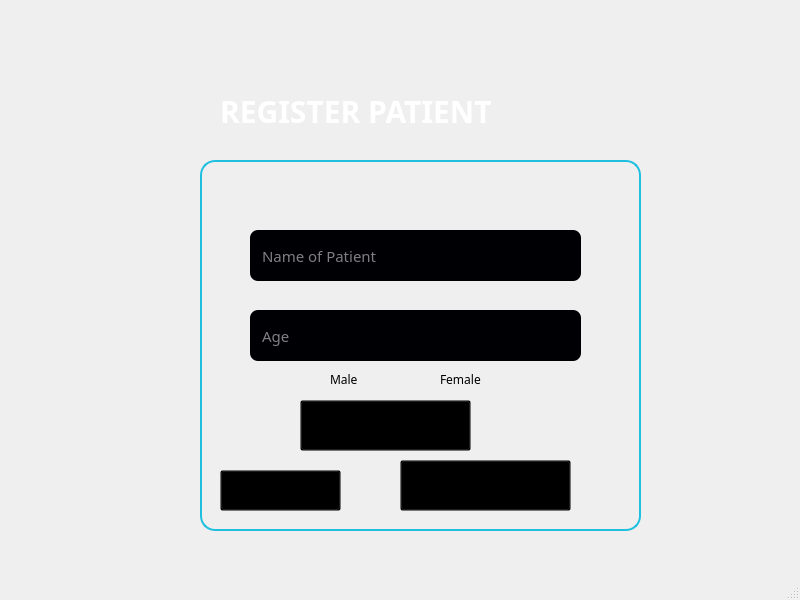
<?xml version="1.0" encoding="UTF-8"?>
<ui version="4.0">
 <class>screen3</class>
 <widget class="QMainWindow" name="screen3">
  <property name="geometry">
   <rect>
    <x>0</x>
    <y>0</y>
    <width>800</width>
    <height>600</height>
   </rect>
  </property>
  <property name="windowTitle">
   <string>MainWindow</string>
  </property>
  <widget class="QWidget" name="centralwidget">
   <widget class="QLabel" name="label">
    <property name="geometry">
     <rect>
      <x>220</x>
      <y>90</y>
      <width>291</width>
      <height>41</height>
     </rect>
    </property>
    <property name="styleSheet">
     <string notr="true">font-family:Poppins;
font-weight:500;
font-size:30px;
color:white;</string>
    </property>
    <property name="text">
     <string>REGISTER PATIENT</string>
    </property>
   </widget>
   <widget class="QFrame" name="regHospCard">
    <property name="geometry">
     <rect>
      <x>180</x>
      <y>150</y>
      <width>481</width>
      <height>381</height>
     </rect>
    </property>
    <property name="styleSheet">
     <string notr="true">background-color:transparent;</string>
    </property>
    <widget class="QLineEdit" name="patientName">
     <property name="geometry">
      <rect>
       <x>70</x>
       <y>80</y>
       <width>331</width>
       <height>51</height>
      </rect>
     </property>
     <property name="styleSheet">
      <string notr="true">font-family:Poppins;
font-size:15px;
font-weight:300;
color:white;
border:none;
border-radius:8px;
padding:10px;
background-color: #000004;
opacity:0.8;
</string>
     </property>
     <property name="placeholderText">
      <string notr="true">Name of Patient</string>
     </property>
    </widget>
    <widget class="QLineEdit" name="patientAge">
     <property name="geometry">
      <rect>
       <x>70</x>
       <y>160</y>
       <width>331</width>
       <height>51</height>
      </rect>
     </property>
     <property name="styleSheet">
      <string notr="true">font-family:Poppins;
font-size:15px;
font-weight:300;
color:white;
border:none;
border-radius:8px;
padding:10px;
background-color: #000004;
opacity:0.8;
</string>
     </property>
     <property name="text">
      <string/>
     </property>
     <property name="placeholderText">
      <string>Age</string>
     </property>
    </widget>
    <widget class="QPushButton" name="backtoMain">
     <property name="geometry">
      <rect>
       <x>40</x>
       <y>320</y>
       <width>121</width>
       <height>41</height>
      </rect>
     </property>
     <property name="styleSheet">
      <string notr="true">font-family:Poppins;
font-size:10px;</string>
     </property>
     <property name="text">
      <string>Back to Main Menu</string>
     </property>
    </widget>
    <widget class="QLabel" name="myLabel2">
     <property name="geometry">
      <rect>
       <x>20</x>
       <y>10</y>
       <width>441</width>
       <height>371</height>
      </rect>
     </property>
     <property name="autoFillBackground">
      <bool>false</bool>
     </property>
     <property name="styleSheet">
      <string notr="true">
/*background-color: qlineargradient(spread:pad, x1:0, y1:0, x2:1, y2:1, stop:0 rgba(32,191,223,1), stop:1 rgba(19,71,78,1),stop:3  rgba(2,0,36,1));*/

border-radius:15px;
border:2px solid rgba(32,191,223,1);
box-shadow: rgba(100, 100, 111, 0.2) 0px 7px 29px 0px;</string>
     </property>
     <property name="text">
      <string/>
     </property>
    </widget>
    <widget class="QPushButton" name="regPat">
     <property name="geometry">
      <rect>
       <x>120</x>
       <y>250</y>
       <width>171</width>
       <height>51</height>
      </rect>
     </property>
     <property name="styleSheet">
      <string notr="true">font-family:Poppins;
font-size:10px;</string>
     </property>
     <property name="text">
      <string>Register Patient</string>
     </property>
    </widget>
    <widget class="QPushButton" name="pushButton_3">
     <property name="geometry">
      <rect>
       <x>220</x>
       <y>310</y>
       <width>171</width>
       <height>51</height>
      </rect>
     </property>
     <property name="styleSheet">
      <string notr="true">font-family:Poppins;
font-size:10px;</string>
     </property>
     <property name="text">
      <string>Assign Patient A room</string>
     </property>
    </widget>
    <widget class="QRadioButton" name="Male">
     <property name="geometry">
      <rect>
       <x>130</x>
       <y>220</y>
       <width>69</width>
       <height>18</height>
      </rect>
     </property>
     <property name="styleSheet">
      <string notr="true">font: 12px  white Poppins;</string>
     </property>
     <property name="text">
      <string>Male</string>
     </property>
    </widget>
    <widget class="QRadioButton" name="Female">
     <property name="geometry">
      <rect>
       <x>240</x>
       <y>220</y>
       <width>69</width>
       <height>18</height>
      </rect>
     </property>
     <property name="styleSheet">
      <string notr="true">font-family:Poppins;
font-size:12px</string>
     </property>
     <property name="text">
      <string>Female</string>
     </property>
    </widget>
    <zorder>myLabel2</zorder>
    <zorder>patientAge</zorder>
    <zorder>backtoMain</zorder>
    <zorder>patientName</zorder>
    <zorder>regPat</zorder>
    <zorder>pushButton_3</zorder>
    <zorder>Male</zorder>
    <zorder>Female</zorder>
   </widget>
  </widget>
  <widget class="QMenuBar" name="menubar">
   <property name="geometry">
    <rect>
     <x>0</x>
     <y>0</y>
     <width>800</width>
     <height>17</height>
    </rect>
   </property>
  </widget>
  <widget class="QStatusBar" name="statusbar"/>
 </widget>
 <resources/>
 <connections/>
</ui>
